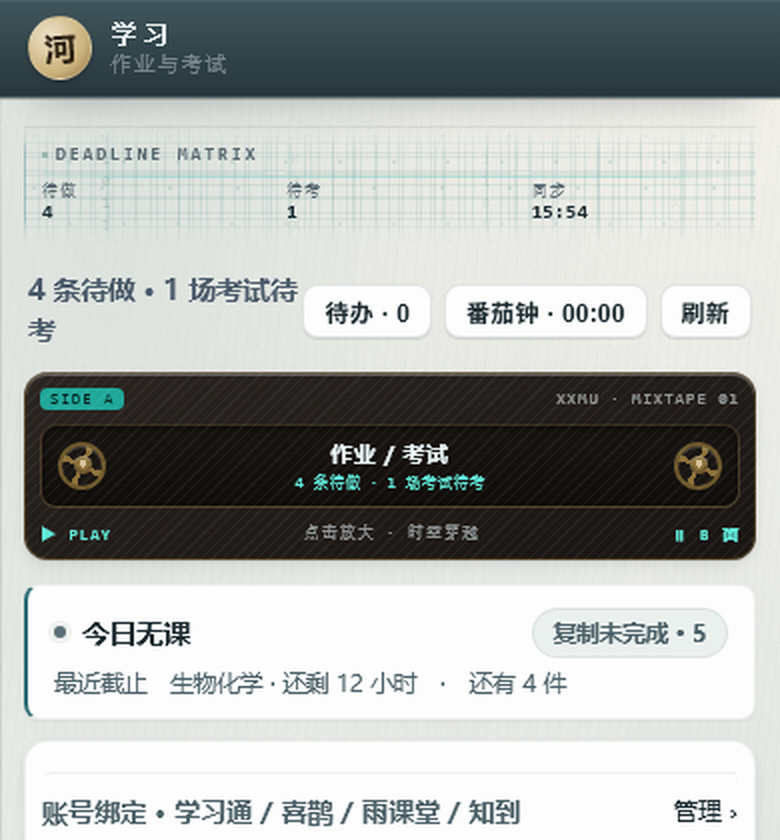
#> input picture design/sketch/shots/_a1.png, 780 x 840 px, given in place of v214-todoremind-card-nova-light.png, which was not available
$ python _sheet_v214.py
#> lines starting #> are read from the running program, lines starting #| are printed output that depends on the picture
# _sheet_v214.py -- v2.14.0 contact sheet (todo deadline reminders)
#   python -X utf8 design/sketch/_sheet_v214.py
# Four columns (nova-light / nova-dark / classic-light / classic-dark); each
# column stacks the learn-page remind card over the settings sheet, scaled by
# the same factor so the two shots keep their real relative width.
import os
from PIL import Image, ImageDraw

HERE = os.path.dirname(os.path.abspath(__file__))
SHOTS = os.path.join(HERE, 'shots')
OUT = os.path.join(SHOTS, '_v214_todoremind_overview.png')

PAD = 10
LABEL_H = 26
LABEL_W = 96
BG = (245, 243, 238)
FG = (60, 58, 54)
SCALE = 0.5

VARIANTS = [
    ('nova', 'light', 'NOVA LIGHT'),
    ('nova', 'dark', 'NOVA DARK'),
    ('classic', 'light', 'CLASSIC LIGHT'),
    ('classic', 'dark', 'CLASSIC DARK'),
]
PARTS = ['card', 'sheet']


def load(skin, theme, part):
#> called with skin = 'nova', theme = 'light', part = 'card'
    p = os.path.join(SHOTS, 'v214-todoremind-%s-%s-%s.png' % (part, skin, theme))
    im = Image.open(p).convert('RGB')
#> im is the input picture: PIL image 780x840 RGB; mean R, G, B 168.5, 172.6, 170
    w = int(im.width * SCALE)
#> w = 390
    h = int(im.height * SCALE)
#> h = 420
    return im.resize((w, h), Image.LANCZOS)
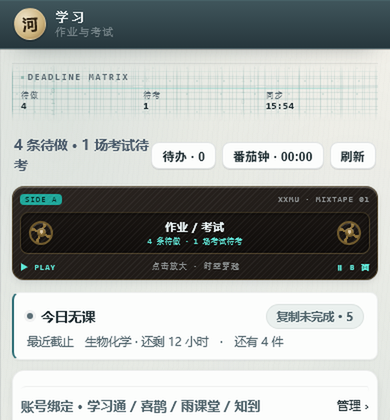
#> returned value: PIL image 390x420 RGB; mean R, G, B 168.5, 172.5, 170


cols = []
for skin, theme, lab in VARIANTS:
    ims = [load(skin, theme, p) for p in PARTS]
#> call 2 of load, with skin = 'nova', theme = 'light', part = 'sheet'
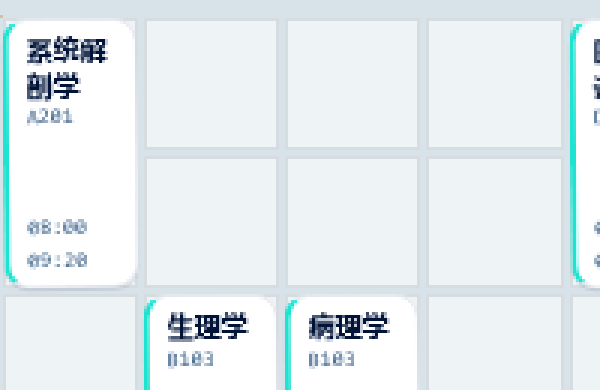
#> input picture design/sketch/shots/_c2.png, 600 x 390 px, given in place of v214-todoremind-sheet-nova-light.png, which was not available
#> in load (call 2), `return im.resize((w, h), Image.LANCZOS)`:
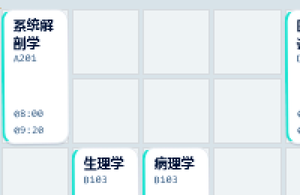
#> returned value: PIL image 300x195 RGB; mean R, G, B 229.3, 237.3, 240.1
#> ims = 2 items
    w = max(i.width for i in ims)
#> w = 390
    h = sum(i.height for i in ims) + PAD * (len(ims) - 1)
#> h = 625
    box = Image.new('RGB', (w, h), BG)
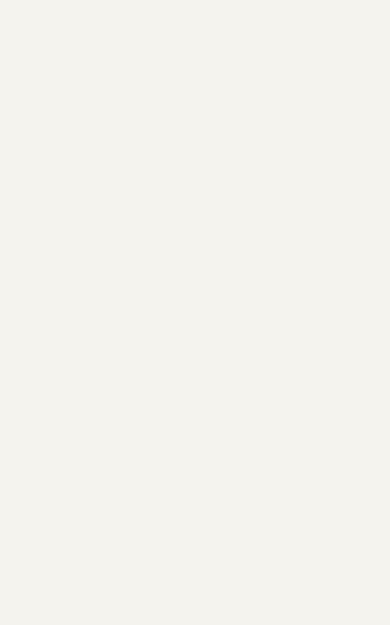
#> box: PIL image 390x625 RGB; mean R, G, B 245, 243, 238
    y = 0
    for i in ims:
        box.paste(i, (0, y))
        y += i.height + PAD
#> this loop made 2 passes
#> y on passes 1 to 2: 430, 635
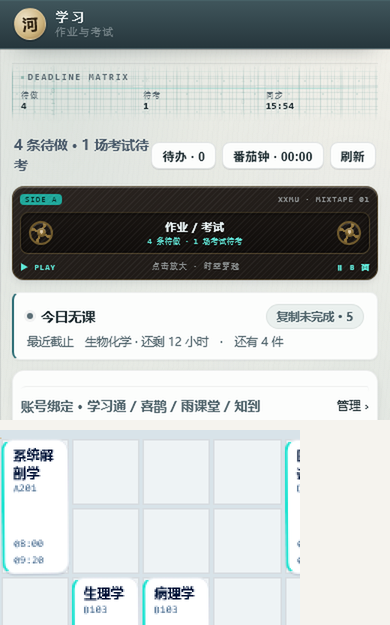
#> box: PIL image 390x625 RGB; mean R, G, B 189.8, 194.3, 192.8
#> after the loop, y = 635
#> (the run stopped early here; a loop or call above may not have finished)
